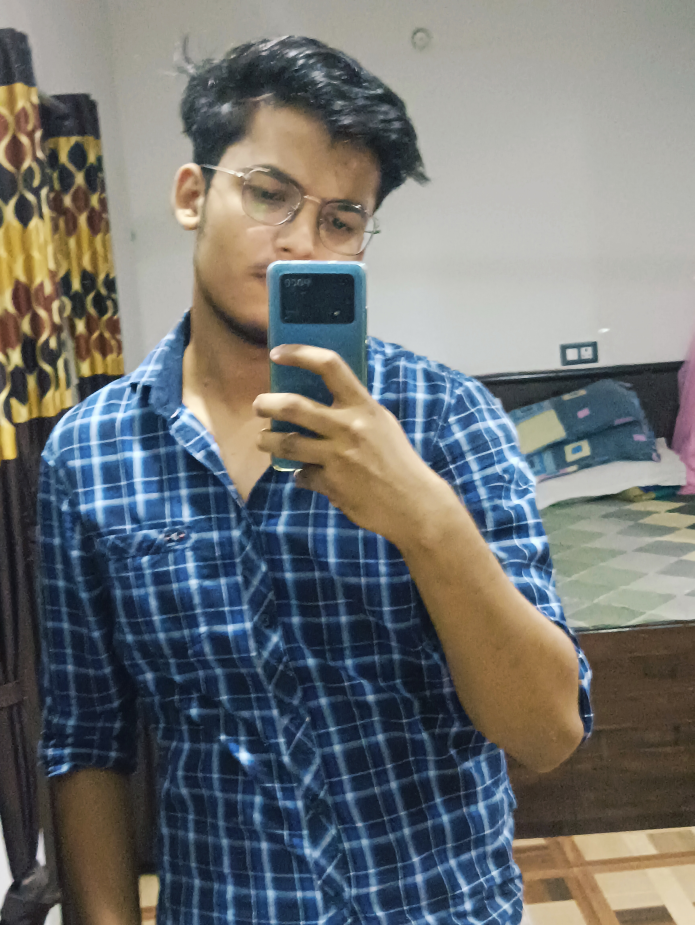
#> input picture images/image.jpg, 3472 x 4624 px, found by its file name (shown at 1/5 size)
$ python croping.py
#> lines starting #> are read from the running program, lines starting #| are printed output that depends on the picture
import cv2

img = cv2.imread('images/image.jpg')
#> img is the input picture: shape (4624, 3472, 3); mean B, G, R 114.2, 114.7, 112.5
# print(img.shape) -> (4624, 3472, 3)
if img is not None:
    # cropped_image = img[y_start : y_end , x_start : x_end]
    cropped_image = img[1000:2000 , 1000:2000]
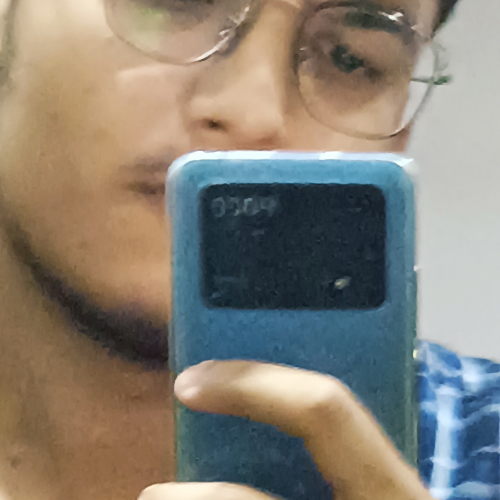
#> cropped_image: shape (1000, 1000, 3) (shown at 1/2 size); mean B, G, R 116.9, 128.2, 134.7
    # print(cropped_image)
    cv2.imshow("Cropped image",cropped_image)
    cv2.waitKey(0)
    cv2.destroyAllWindows()
    cv2.imwrite('output_images/cropped_images.jpg',cropped_image)
    print("Image saved successfully !!")
else:
    print("Some error")
